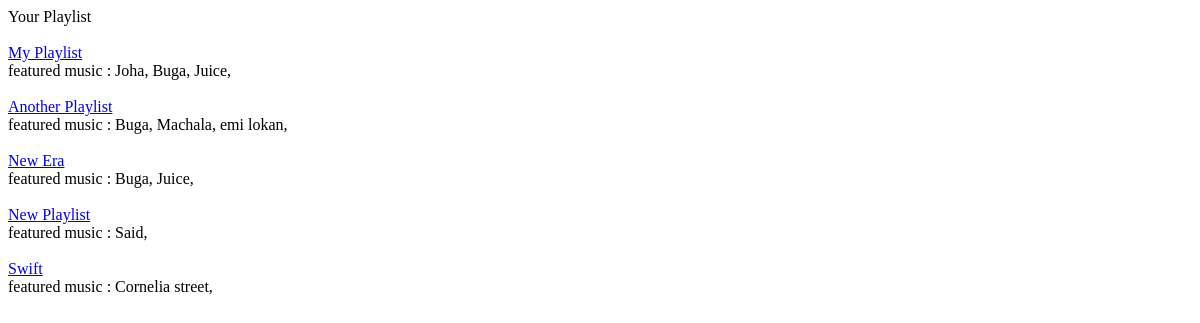
Before: /myplaylist (signed in) with the older database file.
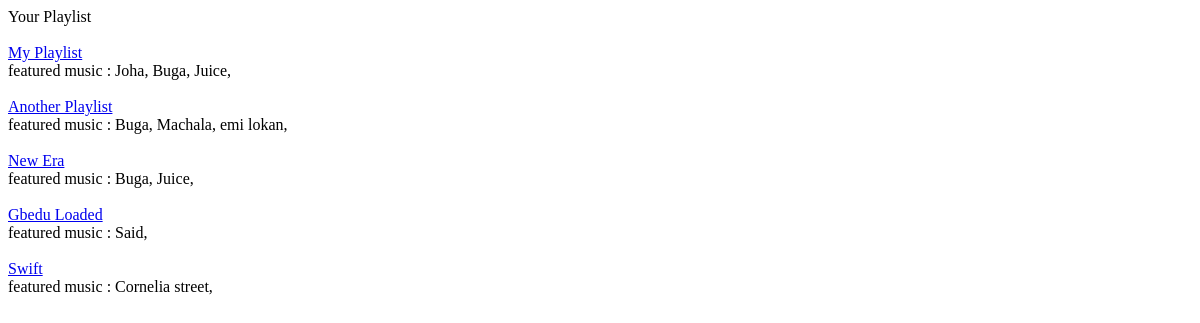
After: the same page with the newer database file.
### Music/models.py (models this page shows, shortened)
class PlayList(models.Model):
	profile = models.ForeignKey(Profile,related_name='playlist',on_delete=models.CASCADE)
	name = models.CharField('PlayList Name', max_length=1000000,default="")
	music = models.ManyToManyField(Music,related_name="playlist",blank=True)
	cover_photo = models.ImageField(null=True,blank=True)

### Music/views.py (the view)
# urls.py: path('myplaylist',playListsView,name="PlayListView"),
def playListsView(request):
	playlists = PlayList.objects.filter(profile=getUser(request.user))
	context = dict(playlists=playlists)
	return render(request,template('myplaylist.html'),context)

### Music/views.py (called while the page is built)
def template(x):
	return f"MusicTemplate/{x}"

def getUser(x):
	return Profile.objects.get(user=User.objects.get(username=x))

### template/MusicTemplate/myplaylist.html (shortened to what this page needs)
{%block content%}
<div class="sz-24 color-p my-3">
    Your Playlist
</div>
{%for playlist in playlists%}
<div class="row">
    <div class="col sz-18">
        <a class="no-decoration color-black" href="{%url 'PlayListDetailUrl' playlist.id %}">
            {{playlist.name|title}}
        </a>
        <div class="sz-14 color-grey">
        featured music : {%for music in playlist.music.all|slice:':3'%} {{music.title}},
	{%endfor%}
    </div>
    </div>
</div>
{%endfor%}
{%endblock%}

Changed rows visible on the page:
changed PlayList: name "New Playlist" → "Gbedu Loaded"
